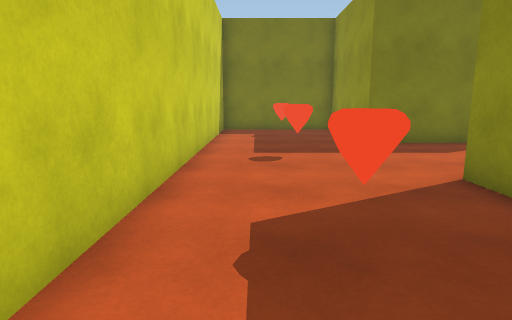
view 1 (above)

20 first-person views from a walk through a scene from a Unity 3-D project. The camera is 1.3 m above the floor, tilts 10° down and sees 75° across. The floor is counted in squares, 1 m on a side. Each view is taken from the middle of a square. On the plan, view 1 faces up. The plan holds only what a view shows up to about 14 squares ahead; the rest is blank. The place goes on beyond the plan. The player character is not drawn. Surface patterns are stand-ins for the level's own textures.

view 2
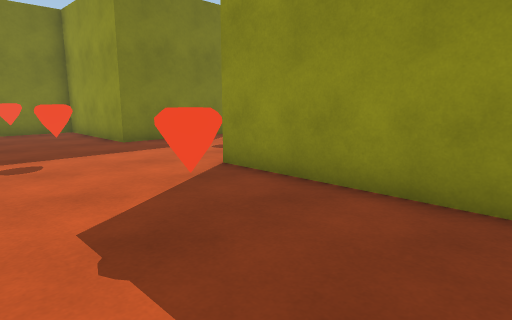

view 3
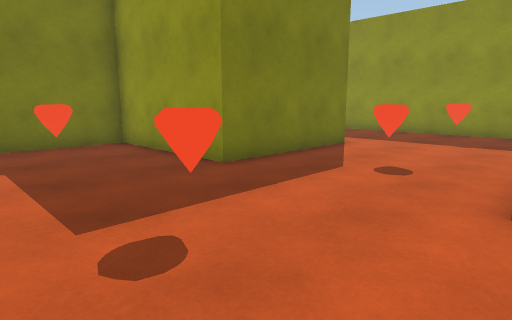

view 4
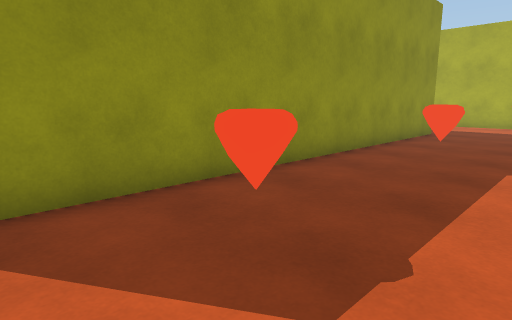

view 5
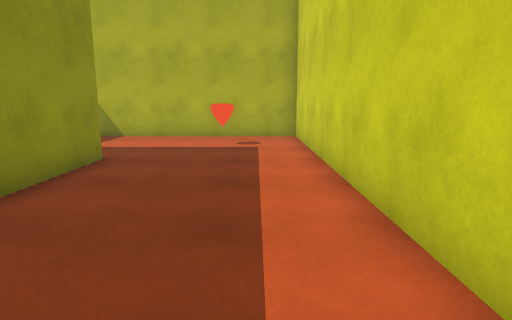

view 6
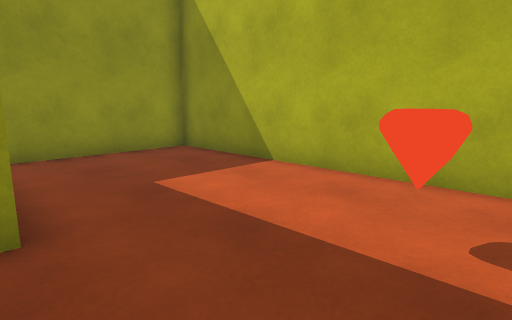

view 7
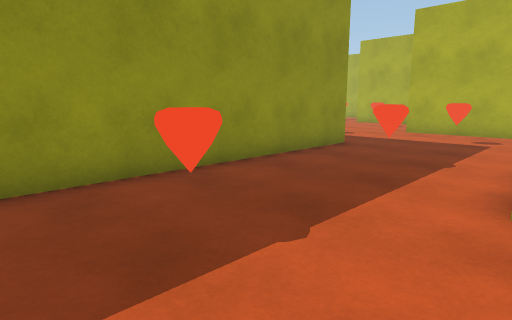

view 8
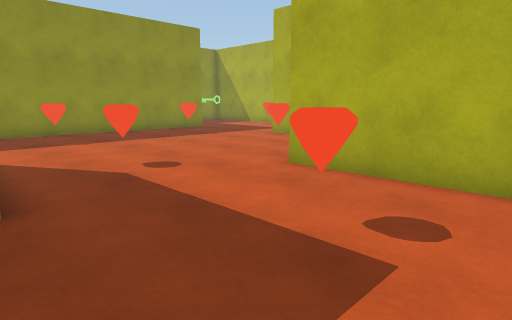

view 9
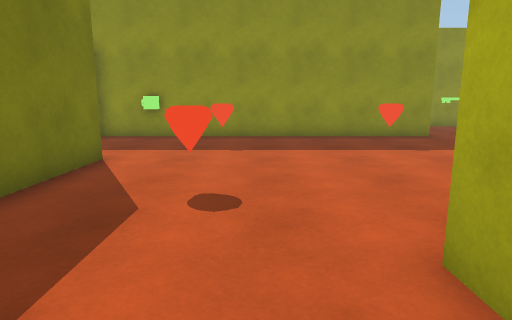

view 10
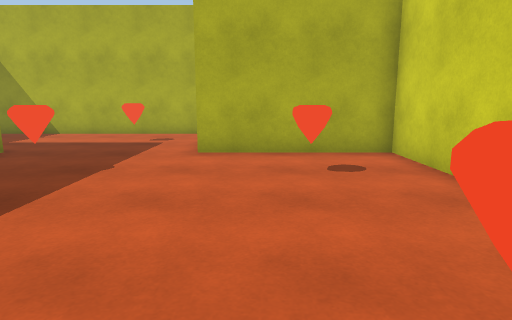

view 11
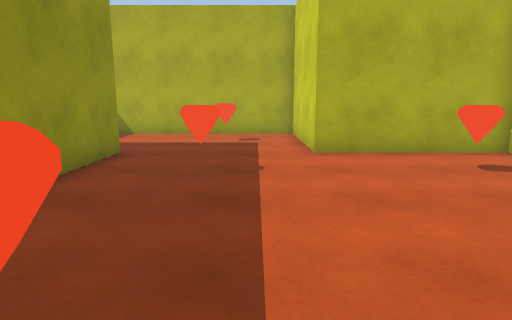

view 12
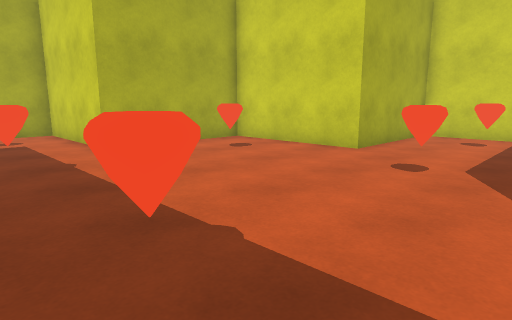

view 13
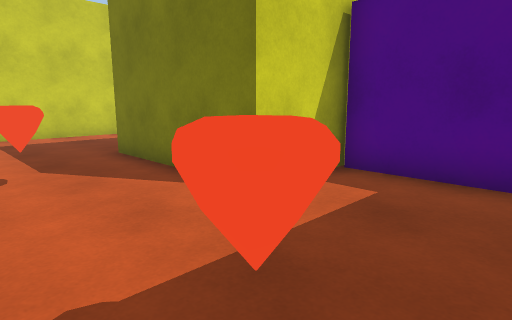

view 14
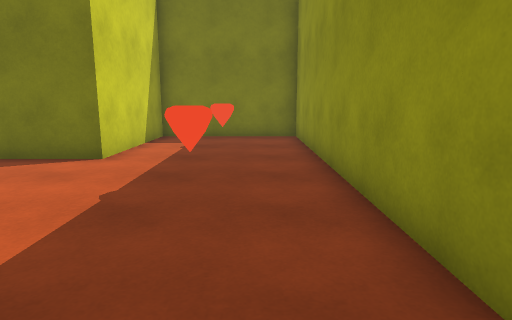

view 15
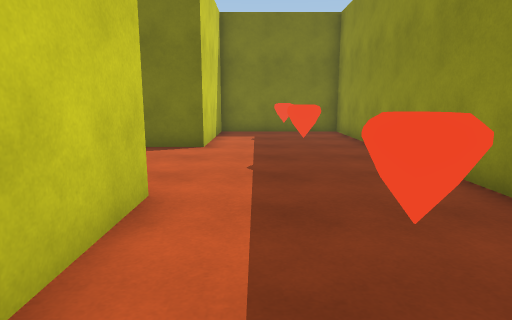

view 16
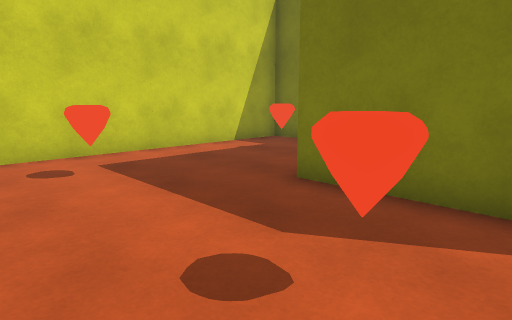

view 17
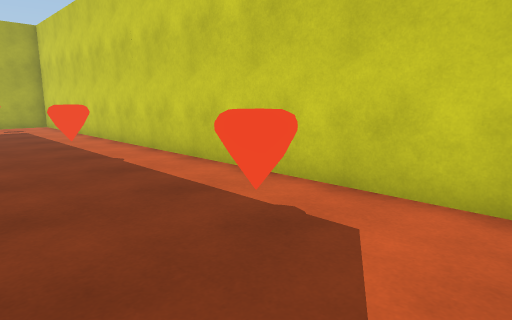

view 18
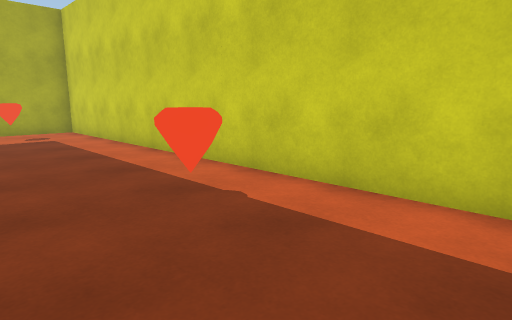

view 19
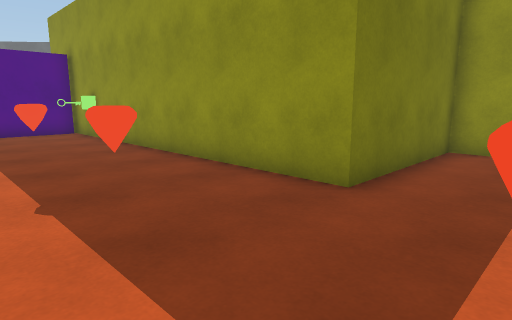

view 20
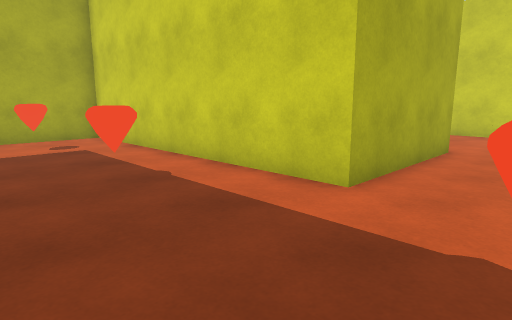

### Floor plan
Key: @ floor where view 1 was taken; # wall or solid block; . floor; ^ raised ledge; O other object.
Columns run from 2 left of view 1 to 29 right of it. Each row starts with its distance up from view 1.
 16 #######   #######
 15 #.....#   #.....#
 14 #.....#   #.....#
 13 #..^..#   #..^..#
 12 #.....#   #.....#
 11 #.....#####.....#
 10 #...............#
  9 #...............#
  8 #..^....^....^..#
  7 #...............#
  6 #...............#
  5 #.....#####.....#
  4 #.....#   #.....#
  3 #..^..#   #..^..#   #######
  2 #.....#   #.....#   #.....#
  1 #.....#   #.....#####....O#
  0 #.@...#   #...............#
 -1 #.....#   #...............#
 -2 #..^..#   #..^....^....^..#
 -3 #.....#   #...............#
 -4 #.....#   #...............#
 -5 #.....#   ######..........#
 -6 #.....#        #..........#
 -7 #.....#        #..^....^..#
 -8 #.....#        #..........#
 -9 #.....#        #..........######
-10 #..........#   ######..........#
-11 #..........#        #..........#
-12 #..^.......#        #..^....
-13 #..........#        #........
-14 #..........#        #.........
-15 ############        ##########

Positions as (right, up) in squares from view 1, and headings:
1: (0, 0), facing up
2: (-1, 0), facing up-right
3: (-1, 5), facing up-right
4: (-1, 5), facing down-right
5: (0, -2), facing down
6: (0, -9), facing down-right
7: (8, 10), facing down-right
8: (9, 1), facing down-right
9: (11, -3), facing right
10: (17, -1), facing down
11: (20, -1), facing down
12: (22, 0), facing down-left
13: (22, -3), facing up-left
14: (12, 3), facing up
15: (10, 1), facing up
16: (7, 6), facing up-left
17: (3, 5), facing down-left
18: (3, 1), facing down-left
19: (19, -12), facing up-right
20: (13, 8), facing down-left
